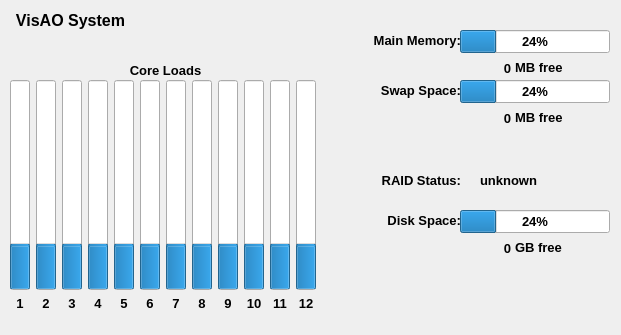
<?xml version="1.0" encoding="UTF-8"?>
<ui version="4.0">
 <class>BasicsysmonD</class>
 <widget class="QWidget" name="BasicsysmonD">
  <property name="geometry">
   <rect>
    <x>0</x>
    <y>0</y>
    <width>621</width>
    <height>335</height>
   </rect>
  </property>
  <property name="font">
   <font>
    <pointsize>10</pointsize>
    <weight>75</weight>
    <bold>true</bold>
   </font>
  </property>
  <property name="windowTitle">
   <string>VisAO Sys</string>
  </property>
  <widget class="QLabel" name="title">
   <property name="geometry">
    <rect>
     <x>0</x>
     <y>10</y>
     <width>141</width>
     <height>21</height>
    </rect>
   </property>
   <property name="font">
    <font>
     <pointsize>12</pointsize>
     <weight>75</weight>
     <bold>true</bold>
    </font>
   </property>
   <property name="text">
    <string>VisAO System</string>
   </property>
   <property name="alignment">
    <set>Qt::AlignCenter</set>
   </property>
  </widget>
  <widget class="QProgressBar" name="mainMemBar">
   <property name="geometry">
    <rect>
     <x>460</x>
     <y>30</y>
     <width>150</width>
     <height>23</height>
    </rect>
   </property>
   <property name="value">
    <number>24</number>
   </property>
  </widget>
  <widget class="QLabel" name="label_8">
   <property name="geometry">
    <rect>
     <x>350</x>
     <y>30</y>
     <width>111</width>
     <height>20</height>
    </rect>
   </property>
   <property name="text">
    <string>Main Memory:</string>
   </property>
   <property name="alignment">
    <set>Qt::AlignRight|Qt::AlignTrailing|Qt::AlignVCenter</set>
   </property>
  </widget>
  <widget class="QLabel" name="label_9">
   <property name="geometry">
    <rect>
     <x>515</x>
     <y>60</y>
     <width>57</width>
     <height>15</height>
    </rect>
   </property>
   <property name="text">
    <string>MB free</string>
   </property>
  </widget>
  <widget class="QLabel" name="mainMemFree">
   <property name="geometry">
    <rect>
     <x>420</x>
     <y>60</y>
     <width>91</width>
     <height>16</height>
    </rect>
   </property>
   <property name="text">
    <string>0</string>
   </property>
   <property name="alignment">
    <set>Qt::AlignRight|Qt::AlignTrailing|Qt::AlignVCenter</set>
   </property>
  </widget>
  <widget class="QLabel" name="label_11">
   <property name="geometry">
    <rect>
     <x>350</x>
     <y>80</y>
     <width>111</width>
     <height>20</height>
    </rect>
   </property>
   <property name="text">
    <string>Swap Space:</string>
   </property>
   <property name="alignment">
    <set>Qt::AlignRight|Qt::AlignTrailing|Qt::AlignVCenter</set>
   </property>
  </widget>
  <widget class="QProgressBar" name="swapMemBar">
   <property name="geometry">
    <rect>
     <x>460</x>
     <y>80</y>
     <width>150</width>
     <height>23</height>
    </rect>
   </property>
   <property name="value">
    <number>24</number>
   </property>
  </widget>
  <widget class="QLabel" name="label_12">
   <property name="geometry">
    <rect>
     <x>515</x>
     <y>110</y>
     <width>57</width>
     <height>15</height>
    </rect>
   </property>
   <property name="text">
    <string>MB free</string>
   </property>
  </widget>
  <widget class="QLabel" name="swapMemFree">
   <property name="geometry">
    <rect>
     <x>420</x>
     <y>110</y>
     <width>91</width>
     <height>16</height>
    </rect>
   </property>
   <property name="text">
    <string>0</string>
   </property>
   <property name="alignment">
    <set>Qt::AlignRight|Qt::AlignTrailing|Qt::AlignVCenter</set>
   </property>
  </widget>
  <widget class="QLabel" name="label_14">
   <property name="geometry">
    <rect>
     <x>350</x>
     <y>170</y>
     <width>111</width>
     <height>20</height>
    </rect>
   </property>
   <property name="text">
    <string>RAID Status:</string>
   </property>
   <property name="alignment">
    <set>Qt::AlignRight|Qt::AlignTrailing|Qt::AlignVCenter</set>
   </property>
  </widget>
  <widget class="QLabel" name="label_15">
   <property name="geometry">
    <rect>
     <x>350</x>
     <y>210</y>
     <width>111</width>
     <height>20</height>
    </rect>
   </property>
   <property name="text">
    <string>Disk Space:</string>
   </property>
   <property name="alignment">
    <set>Qt::AlignRight|Qt::AlignTrailing|Qt::AlignVCenter</set>
   </property>
  </widget>
  <widget class="QProgressBar" name="diskBar">
   <property name="geometry">
    <rect>
     <x>460</x>
     <y>210</y>
     <width>150</width>
     <height>23</height>
    </rect>
   </property>
   <property name="value">
    <number>24</number>
   </property>
  </widget>
  <widget class="QLabel" name="diskSpaceFree">
   <property name="geometry">
    <rect>
     <x>420</x>
     <y>240</y>
     <width>91</width>
     <height>16</height>
    </rect>
   </property>
   <property name="text">
    <string>0</string>
   </property>
   <property name="alignment">
    <set>Qt::AlignRight|Qt::AlignTrailing|Qt::AlignVCenter</set>
   </property>
  </widget>
  <widget class="QLabel" name="label_17">
   <property name="geometry">
    <rect>
     <x>515</x>
     <y>240</y>
     <width>57</width>
     <height>15</height>
    </rect>
   </property>
   <property name="text">
    <string>GB free</string>
   </property>
  </widget>
  <widget class="QWidget" name="verticalLayoutWidget_2">
   <property name="geometry">
    <rect>
     <x>10</x>
     <y>80</y>
     <width>311</width>
     <height>231</height>
    </rect>
   </property>
   <layout class="QVBoxLayout" name="verticalLayout_2">
    <property name="sizeConstraint">
     <enum>QLayout::SetMaximumSize</enum>
    </property>
    <item>
     <layout class="QHBoxLayout" name="horizontalLayout_3">
      <item>
       <widget class="QProgressBar" name="loadBar_1">
        <property name="maximumSize">
         <size>
          <width>20</width>
          <height>16777215</height>
         </size>
        </property>
        <property name="maximum">
         <number>100</number>
        </property>
        <property name="value">
         <number>20</number>
        </property>
        <property name="alignment">
         <set>Qt::AlignHCenter|Qt::AlignTop</set>
        </property>
        <property name="textVisible">
         <bool>true</bool>
        </property>
        <property name="orientation">
         <enum>Qt::Vertical</enum>
        </property>
        <property name="invertedAppearance">
         <bool>false</bool>
        </property>
        <property name="textDirection">
         <enum>QProgressBar::BottomToTop</enum>
        </property>
        <property name="format">
         <string>%p%</string>
        </property>
       </widget>
      </item>
      <item>
       <widget class="QProgressBar" name="loadBar_2">
        <property name="maximumSize">
         <size>
          <width>20</width>
          <height>16777215</height>
         </size>
        </property>
        <property name="maximum">
         <number>100</number>
        </property>
        <property name="value">
         <number>20</number>
        </property>
        <property name="alignment">
         <set>Qt::AlignHCenter|Qt::AlignTop</set>
        </property>
        <property name="textVisible">
         <bool>true</bool>
        </property>
        <property name="orientation">
         <enum>Qt::Vertical</enum>
        </property>
        <property name="invertedAppearance">
         <bool>false</bool>
        </property>
        <property name="textDirection">
         <enum>QProgressBar::BottomToTop</enum>
        </property>
        <property name="format">
         <string>%p%</string>
        </property>
       </widget>
      </item>
      <item>
       <widget class="QProgressBar" name="loadBar_3">
        <property name="maximumSize">
         <size>
          <width>20</width>
          <height>16777215</height>
         </size>
        </property>
        <property name="maximum">
         <number>100</number>
        </property>
        <property name="value">
         <number>20</number>
        </property>
        <property name="alignment">
         <set>Qt::AlignHCenter|Qt::AlignTop</set>
        </property>
        <property name="textVisible">
         <bool>true</bool>
        </property>
        <property name="orientation">
         <enum>Qt::Vertical</enum>
        </property>
        <property name="invertedAppearance">
         <bool>false</bool>
        </property>
        <property name="textDirection">
         <enum>QProgressBar::BottomToTop</enum>
        </property>
        <property name="format">
         <string>%p%</string>
        </property>
       </widget>
      </item>
      <item>
       <widget class="QProgressBar" name="loadBar_4">
        <property name="maximumSize">
         <size>
          <width>20</width>
          <height>16777215</height>
         </size>
        </property>
        <property name="maximum">
         <number>100</number>
        </property>
        <property name="value">
         <number>20</number>
        </property>
        <property name="alignment">
         <set>Qt::AlignHCenter|Qt::AlignTop</set>
        </property>
        <property name="textVisible">
         <bool>true</bool>
        </property>
        <property name="orientation">
         <enum>Qt::Vertical</enum>
        </property>
        <property name="invertedAppearance">
         <bool>false</bool>
        </property>
        <property name="textDirection">
         <enum>QProgressBar::BottomToTop</enum>
        </property>
        <property name="format">
         <string>%p%</string>
        </property>
       </widget>
      </item>
      <item>
       <widget class="QProgressBar" name="loadBar_5">
        <property name="maximumSize">
         <size>
          <width>20</width>
          <height>16777215</height>
         </size>
        </property>
        <property name="maximum">
         <number>100</number>
        </property>
        <property name="value">
         <number>20</number>
        </property>
        <property name="alignment">
         <set>Qt::AlignHCenter|Qt::AlignTop</set>
        </property>
        <property name="textVisible">
         <bool>true</bool>
        </property>
        <property name="orientation">
         <enum>Qt::Vertical</enum>
        </property>
        <property name="invertedAppearance">
         <bool>false</bool>
        </property>
        <property name="textDirection">
         <enum>QProgressBar::BottomToTop</enum>
        </property>
        <property name="format">
         <string>%p%</string>
        </property>
       </widget>
      </item>
      <item>
       <widget class="QProgressBar" name="loadBar_6">
        <property name="maximumSize">
         <size>
          <width>20</width>
          <height>16777215</height>
         </size>
        </property>
        <property name="layoutDirection">
         <enum>Qt::LeftToRight</enum>
        </property>
        <property name="maximum">
         <number>100</number>
        </property>
        <property name="value">
         <number>20</number>
        </property>
        <property name="alignment">
         <set>Qt::AlignHCenter|Qt::AlignTop</set>
        </property>
        <property name="textVisible">
         <bool>true</bool>
        </property>
        <property name="orientation">
         <enum>Qt::Vertical</enum>
        </property>
        <property name="invertedAppearance">
         <bool>false</bool>
        </property>
        <property name="textDirection">
         <enum>QProgressBar::BottomToTop</enum>
        </property>
        <property name="format">
         <string>%p%</string>
        </property>
       </widget>
      </item>
      <item>
       <widget class="QProgressBar" name="loadBar_7">
        <property name="maximumSize">
         <size>
          <width>20</width>
          <height>16777215</height>
         </size>
        </property>
        <property name="maximum">
         <number>100</number>
        </property>
        <property name="value">
         <number>20</number>
        </property>
        <property name="alignment">
         <set>Qt::AlignHCenter|Qt::AlignTop</set>
        </property>
        <property name="textVisible">
         <bool>true</bool>
        </property>
        <property name="orientation">
         <enum>Qt::Vertical</enum>
        </property>
        <property name="invertedAppearance">
         <bool>false</bool>
        </property>
        <property name="textDirection">
         <enum>QProgressBar::BottomToTop</enum>
        </property>
        <property name="format">
         <string>%p%</string>
        </property>
       </widget>
      </item>
      <item>
       <widget class="QProgressBar" name="loadBar_8">
        <property name="maximumSize">
         <size>
          <width>20</width>
          <height>16777215</height>
         </size>
        </property>
        <property name="maximum">
         <number>100</number>
        </property>
        <property name="value">
         <number>20</number>
        </property>
        <property name="alignment">
         <set>Qt::AlignHCenter|Qt::AlignTop</set>
        </property>
        <property name="textVisible">
         <bool>true</bool>
        </property>
        <property name="orientation">
         <enum>Qt::Vertical</enum>
        </property>
        <property name="invertedAppearance">
         <bool>false</bool>
        </property>
        <property name="textDirection">
         <enum>QProgressBar::BottomToTop</enum>
        </property>
        <property name="format">
         <string>%p%</string>
        </property>
       </widget>
      </item>
      <item>
       <widget class="QProgressBar" name="loadBar_9">
        <property name="maximumSize">
         <size>
          <width>20</width>
          <height>16777215</height>
         </size>
        </property>
        <property name="layoutDirection">
         <enum>Qt::LeftToRight</enum>
        </property>
        <property name="maximum">
         <number>100</number>
        </property>
        <property name="value">
         <number>20</number>
        </property>
        <property name="alignment">
         <set>Qt::AlignHCenter|Qt::AlignTop</set>
        </property>
        <property name="textVisible">
         <bool>true</bool>
        </property>
        <property name="orientation">
         <enum>Qt::Vertical</enum>
        </property>
        <property name="invertedAppearance">
         <bool>false</bool>
        </property>
        <property name="textDirection">
         <enum>QProgressBar::BottomToTop</enum>
        </property>
        <property name="format">
         <string>%p%</string>
        </property>
       </widget>
      </item>
      <item>
       <widget class="QProgressBar" name="loadBar_10">
        <property name="maximumSize">
         <size>
          <width>20</width>
          <height>16777215</height>
         </size>
        </property>
        <property name="maximum">
         <number>100</number>
        </property>
        <property name="value">
         <number>20</number>
        </property>
        <property name="alignment">
         <set>Qt::AlignHCenter|Qt::AlignTop</set>
        </property>
        <property name="textVisible">
         <bool>true</bool>
        </property>
        <property name="orientation">
         <enum>Qt::Vertical</enum>
        </property>
        <property name="invertedAppearance">
         <bool>false</bool>
        </property>
        <property name="textDirection">
         <enum>QProgressBar::BottomToTop</enum>
        </property>
        <property name="format">
         <string>%p%</string>
        </property>
       </widget>
      </item>
      <item>
       <widget class="QProgressBar" name="loadBar_11">
        <property name="maximumSize">
         <size>
          <width>20</width>
          <height>16777215</height>
         </size>
        </property>
        <property name="maximum">
         <number>100</number>
        </property>
        <property name="value">
         <number>20</number>
        </property>
        <property name="alignment">
         <set>Qt::AlignHCenter|Qt::AlignTop</set>
        </property>
        <property name="textVisible">
         <bool>true</bool>
        </property>
        <property name="orientation">
         <enum>Qt::Vertical</enum>
        </property>
        <property name="invertedAppearance">
         <bool>false</bool>
        </property>
        <property name="textDirection">
         <enum>QProgressBar::BottomToTop</enum>
        </property>
        <property name="format">
         <string>%p%</string>
        </property>
       </widget>
      </item>
      <item>
       <widget class="QProgressBar" name="loadBar_12">
        <property name="maximumSize">
         <size>
          <width>20</width>
          <height>16777215</height>
         </size>
        </property>
        <property name="maximum">
         <number>100</number>
        </property>
        <property name="value">
         <number>20</number>
        </property>
        <property name="alignment">
         <set>Qt::AlignHCenter|Qt::AlignTop</set>
        </property>
        <property name="textVisible">
         <bool>true</bool>
        </property>
        <property name="orientation">
         <enum>Qt::Vertical</enum>
        </property>
        <property name="invertedAppearance">
         <bool>false</bool>
        </property>
        <property name="textDirection">
         <enum>QProgressBar::BottomToTop</enum>
        </property>
        <property name="format">
         <string>%p%</string>
        </property>
       </widget>
      </item>
     </layout>
    </item>
    <item>
     <layout class="QHBoxLayout" name="horizontalLayout_4">
      <item>
       <widget class="QLabel" name="label_18">
        <property name="maximumSize">
         <size>
          <width>20</width>
          <height>16777215</height>
         </size>
        </property>
        <property name="text">
         <string>1</string>
        </property>
        <property name="alignment">
         <set>Qt::AlignCenter</set>
        </property>
       </widget>
      </item>
      <item>
       <widget class="QLabel" name="label_19">
        <property name="maximumSize">
         <size>
          <width>20</width>
          <height>16777215</height>
         </size>
        </property>
        <property name="text">
         <string>2</string>
        </property>
        <property name="alignment">
         <set>Qt::AlignCenter</set>
        </property>
       </widget>
      </item>
      <item>
       <widget class="QLabel" name="label_20">
        <property name="maximumSize">
         <size>
          <width>20</width>
          <height>16777215</height>
         </size>
        </property>
        <property name="text">
         <string>3</string>
        </property>
        <property name="alignment">
         <set>Qt::AlignCenter</set>
        </property>
       </widget>
      </item>
      <item>
       <widget class="QLabel" name="label_21">
        <property name="maximumSize">
         <size>
          <width>20</width>
          <height>16777215</height>
         </size>
        </property>
        <property name="text">
         <string>4</string>
        </property>
        <property name="alignment">
         <set>Qt::AlignCenter</set>
        </property>
       </widget>
      </item>
      <item>
       <widget class="QLabel" name="label_22">
        <property name="maximumSize">
         <size>
          <width>20</width>
          <height>16777215</height>
         </size>
        </property>
        <property name="text">
         <string>5</string>
        </property>
        <property name="alignment">
         <set>Qt::AlignCenter</set>
        </property>
       </widget>
      </item>
      <item>
       <widget class="QLabel" name="label_23">
        <property name="maximumSize">
         <size>
          <width>20</width>
          <height>16777215</height>
         </size>
        </property>
        <property name="text">
         <string>6</string>
        </property>
        <property name="alignment">
         <set>Qt::AlignCenter</set>
        </property>
       </widget>
      </item>
      <item>
       <widget class="QLabel" name="label_29">
        <property name="maximumSize">
         <size>
          <width>20</width>
          <height>16777215</height>
         </size>
        </property>
        <property name="text">
         <string>7</string>
        </property>
        <property name="alignment">
         <set>Qt::AlignCenter</set>
        </property>
       </widget>
      </item>
      <item>
       <widget class="QLabel" name="label_25">
        <property name="maximumSize">
         <size>
          <width>20</width>
          <height>16777215</height>
         </size>
        </property>
        <property name="text">
         <string>8</string>
        </property>
        <property name="alignment">
         <set>Qt::AlignCenter</set>
        </property>
       </widget>
      </item>
      <item>
       <widget class="QLabel" name="label_27">
        <property name="maximumSize">
         <size>
          <width>20</width>
          <height>16777215</height>
         </size>
        </property>
        <property name="text">
         <string>9</string>
        </property>
        <property name="alignment">
         <set>Qt::AlignCenter</set>
        </property>
       </widget>
      </item>
      <item>
       <widget class="QLabel" name="label_28">
        <property name="maximumSize">
         <size>
          <width>20</width>
          <height>16777215</height>
         </size>
        </property>
        <property name="text">
         <string>10</string>
        </property>
        <property name="alignment">
         <set>Qt::AlignCenter</set>
        </property>
       </widget>
      </item>
      <item>
       <widget class="QLabel" name="label_26">
        <property name="maximumSize">
         <size>
          <width>20</width>
          <height>16777215</height>
         </size>
        </property>
        <property name="text">
         <string>11</string>
        </property>
        <property name="alignment">
         <set>Qt::AlignCenter</set>
        </property>
       </widget>
      </item>
      <item>
       <widget class="QLabel" name="label_30">
        <property name="maximumSize">
         <size>
          <width>20</width>
          <height>16777215</height>
         </size>
        </property>
        <property name="text">
         <string>12</string>
        </property>
        <property name="alignment">
         <set>Qt::AlignCenter</set>
        </property>
       </widget>
      </item>
     </layout>
    </item>
   </layout>
  </widget>
  <widget class="QLabel" name="label_24">
   <property name="geometry">
    <rect>
     <x>10</x>
     <y>60</y>
     <width>311</width>
     <height>20</height>
    </rect>
   </property>
   <property name="text">
    <string>Core Loads</string>
   </property>
   <property name="alignment">
    <set>Qt::AlignCenter</set>
   </property>
  </widget>
  <widget class="QLabel" name="raidStatus">
   <property name="geometry">
    <rect>
     <x>480</x>
     <y>170</y>
     <width>111</width>
     <height>20</height>
    </rect>
   </property>
   <property name="text">
    <string>unknown</string>
   </property>
  </widget>
  <zorder>title</zorder>
  <zorder>mainMemBar</zorder>
  <zorder>label_8</zorder>
  <zorder>label_9</zorder>
  <zorder>mainMemFree</zorder>
  <zorder>label_11</zorder>
  <zorder>swapMemBar</zorder>
  <zorder>label_12</zorder>
  <zorder>swapMemFree</zorder>
  <zorder>label_14</zorder>
  <zorder>label_15</zorder>
  <zorder>diskBar</zorder>
  <zorder>diskSpaceFree</zorder>
  <zorder>label_17</zorder>
  <zorder>verticalLayoutWidget_2</zorder>
  <zorder>label_24</zorder>
  <zorder>raidStatus</zorder>
  <zorder>loadBar_8</zorder>
 </widget>
 <resources>
  <include location="../visao.qrc"/>
 </resources>
 <connections/>
</ui>
